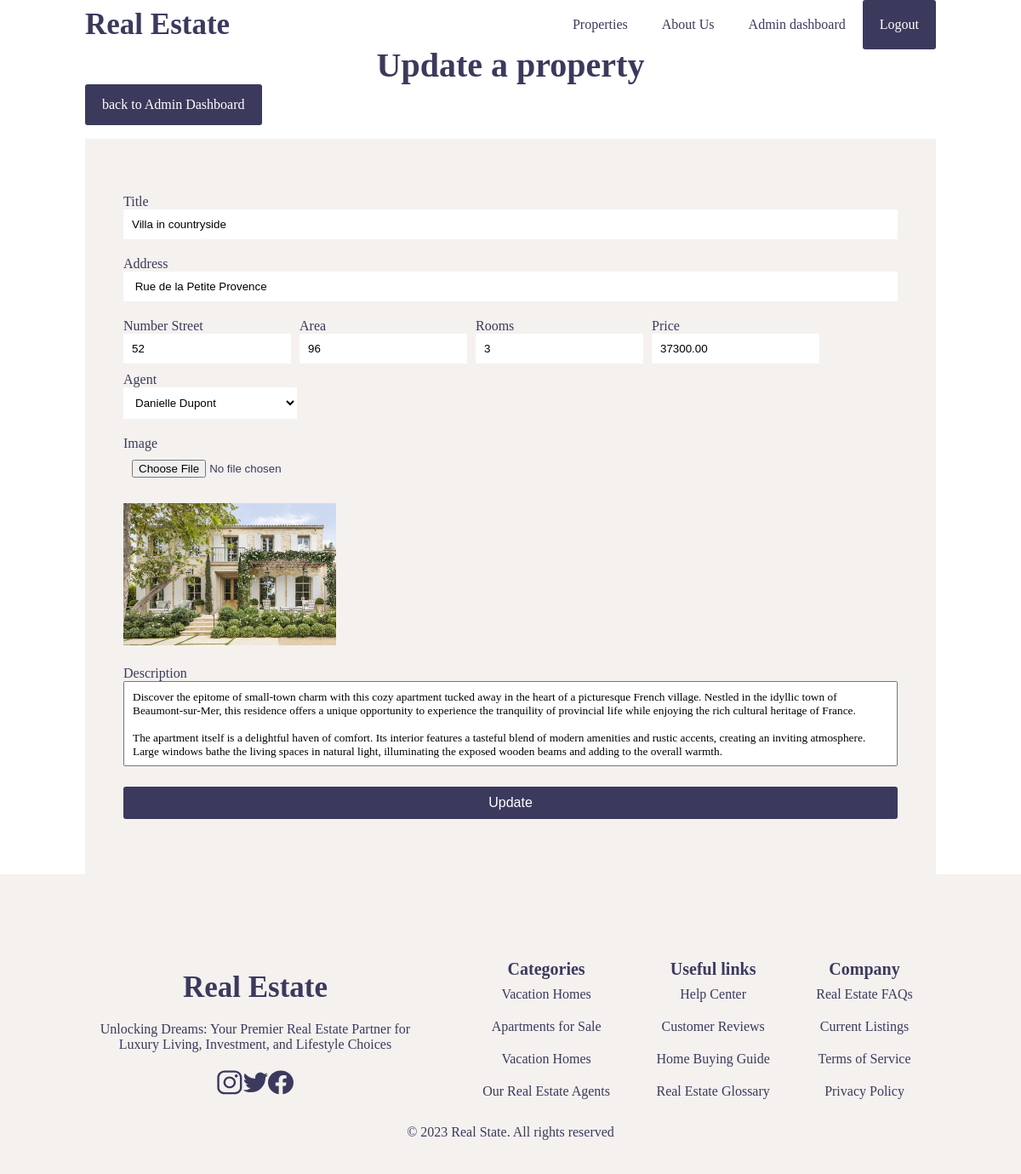
The app's page /properties/update?id=674 (signed in) with its own data.
### tables this page shows
CREATE TABLE `properties` (
  `id` int(11) NOT NULL,
  `title` varchar(60) DEFAULT NULL,
  `address_name` varchar(60) DEFAULT NULL,
  `address_number` int(11) DEFAULT NULL,
  `description` longtext DEFAULT NULL,
  `image` varchar(200) DEFAULT NULL,
  `area` int(11) DEFAULT NULL,
  `rooms` int(11) DEFAULT NULL,
  `date_creation` date DEFAULT NULL,
  `agents_id` int(11) NOT NULL,
  `price` decimal(10,2) DEFAULT NULL
);

CREATE TABLE `agents` (
  `id` int(11) NOT NULL,
  `name_agent` varchar(60) DEFAULT NULL,
  `surname_agent` varchar(60) DEFAULT NULL,
  `phone_number` varchar(60) DEFAULT NULL,
  `image` varchar(200) DEFAULT NULL
);

### controllers/PropertyController.php (called while the page is built, shortened)
<?php
class PropertyController
{
  public static function update(Router $router)
  {
    $id = filter_var($_GET["id"], FILTER_VALIDATE_INT);
    $property = Property::findById($id);
    $agents = Agent::getAll();
    $errors = [];
    $router->render(ROUTE_UPDATE, [
      "agents" => $agents,
      "property" => $property,
      "errors" => $errors
    ]);
  }
}

### public/index.php (called while the page is built, shortened)
<?php
$router = new Router();
$router->get(ROUTE_ADMIN, [PropertyController::class, "adminIndex"]);
$router->get(ROUTE_CREATE, [PropertyController::class, "create"]);
$router->post(ROUTE_CREATE, [PropertyController::class, "create"]);
$router->get(ROUTE_UPDATE, [PropertyController::class, "update"]);
$router->post(ROUTE_UPDATE, [PropertyController::class, "update"]);
$router->post(ROUTE_DELETE, [PropertyController::class, "delete"]);
$router->get(ROUTE_PROPERTIES, [PropertyController::class, "read"]);
$router->get(AGENT_CREATE, [AgentController::class, "create"]);
$router->post(AGENT_CREATE, [AgentController::class, "create"]);
$router->get(AGENT_UPDATE, [AgentController::class, "update"]);
$router->post(AGENT_UPDATE, [AgentController::class, "update"]);
$router->post(AGENT_DELETE, [AgentController::class, "delete"]);
$router->get(ROUTE_HOME, [PagesController::class, "home"]);
$router->get(ROUTE_PROPERTY, [PagesController::class, "property"]);
$router->get(ROUTE_ABOUT_US, [PagesController::class, "aboutUs"]);
$router->get("/login", [LoginController::class, "login"]);
$router->post("/login", [LoginController::class, "login"]);
$router->get(ROUTE_LOGOUT, [LoginController::class, "logout"]);
$router->checkRoutes();
?>

### models/ActiveRecord.php (called while the page is built, shortened)
<?php
class ActiveRecord
{
  protected static $db;
  protected static $table = "";
  public static function setDB($dataBase)
  {
    self::$db = $dataBase;
  }
  public static function getAll()
  {
    $query = "SELECT * FROM " . static::$table;
    $results = self::consultSQL($query);
    return $results;
  }
  public static function findById($id)
  {
    $query = "SELECT * FROM " . static::$table . " WHERE id=$id";
    $result = self::consultSQL($query);
    return array_shift($result);
  }
  public static function consultSQL($query)
  {
    $values = [];
    $results = self::$db->query($query);
    if ($results) {
      while ($row = $results->fetch_assoc()) {
        $values[] = self::createObject($row);
      }
    }
    return $values;
  }
  public static function createObject($entry)
  {
    $entity = new static;
    foreach ($entry as $key => $value) {
      if (property_exists($entity, $key) && $value !== null) {
        $entity->$key = $value;
      }
    }
    return $entity;
  }
}

### views/pages/properties/form-property.php (the view, shortened to what this page needs)
<section class="container">
  <a href="<?php echo ROUTE_ADMIN ?>" class="btn btn-blue m-bottom">back to Admin Dashboard</a>
  <div class="flex-center">
    <form class="form flex column gap-2" method="POST" enctype="multipart/form-data">
      <fieldset class="flex column">
        <label for="property[title]">Title
        </label>
        <input type="text" autocomplete="off" placeholder="House in Paris" name="property[title]" id="property[title]" value="<?php
        echo $property->title
          ?>">
      </fieldset>
      <fieldset class="flex column">
        <label for="property[address_name]">Address
        </label>
        <input type="text" autocomplete="off"  placeholder="Av. des Champs-Élysées" name="property[address_name]"
          id="property[address_name]" value="<?php echo $property->address_name ?>">
      </fieldset>
      <div class="flex gap flex-wrap">
        <fieldset class="flex column">
          <label for="property[address_number]">Number Street
          </label>
          <input type="text" autocomplete="off" placeholder="22" name="property[address_number]" id="property[address_number]"
            value="<?php echo $property->address_number ?>">
        </fieldset>
        <fieldset class="flex column">
          <label for="property[area]">Area
          </label>
          <input type="number" autocomplete="off"  placeholder="85" min="0" name="property[area]" id="property[area]"
            value="<?php echo $property->area ?>">
        </fieldset>
        <fieldset class="flex column">
          <label for="property[rooms]">Rooms
          </label>
          <input type="number" autocomplete="off" placeholder="4" min="0" name="property[rooms]" id="property[rooms]"
            value="<?php echo $property->rooms ?>">
        </fieldset>
           <fieldset class="flex column">
          <label for="property[price]">Price
          </label>
          <input type="number" autocomplete="off" placeholder="120.000" min="0" name="property[price]" id="property[price]"
            value="<?php echo $property->price ?>">
          </fieldset>
        <fieldset class="flex column">
          <label for="property[agent]">Agent</label>
          <select name="property[agent]" id=property[agent]>
            <?php
            foreach ($agents as $agent) {
              ?>
              <option value="<?php echo $agent->id ?>" <?php echo $agent->id === $property->agents_id ? "selected" : "" ?>>
                <?php echo $agent->name_agent . " " . $agent->surname_agent ?>
              </option>
              <?php
            }
            ?>
          </select>
        </fieldset>
      </div>
      <fieldset class="flex column">
        <label for="property[image]">Image
        </label>
        <input type="file" name="property[image]" id="property[image]" accept="image/jpeg">
      </fieldset>
      <?php
      if ($property->image) {
        ?>
        <picture>
          <img src="/images/<?php echo $property->image ?>" alt="<?php echo $property->title ?>">
        </picture>
        <?php
      }
      ?>
      <fieldset class="flex column">
        <label for="property[description]">Description
          <textarea name="property[description]"
            placeholder="Cozy home with lush garden, bright interiors, modern kitchen, comfortable bedrooms, and panoramic views in a peaceful neighborhood."
            id="property[description]"><?php echo $property->description ?></textarea>
        </label>
      </fieldset>
      <input type="submit" class="btn btn-blue" value="<?php echo $property->id ? "Update" : "Create" ?>">
    </form>
  </div>
</section>

### views/pages/properties/update.php (shortened to what this page needs)
<h2>Update a property</h2>
<?php
include "form-property.php";
?>

### Router.php (shortened to what this page needs)
<?php
class Router
{
  public $routesGET = [];
  public function get($currentUrl, $fn)
  {
    $this->routesGET[$currentUrl] = $fn;
  }
  public function checkRoutes()
  {
    $currentUrl = strtok($_SERVER['REQUEST_URI'], '?') ?? '/';
    $method = $_SERVER[REQUEST_METHOD];
    $fn = "";
    if ($method === GET) {
      $fn =  $this->routesGET[$currentUrl] ?? null;
    }
    if ($fn) {
      call_user_func($fn, $this);
    } else {
      echo "PAGE NOT FOUND";
    }
  }
  public function render($view, $args = [])
  {
    include __DIR__ . "/views/pages/$view.php";
    $content = ob_get_clean();
    include __DIR__ . "/views/layout.php";
  }
}

### views/layout.php (shortened to what this page needs)
<?php
$auth = $_SESSION["login"] ?? null;
?>
<!DOCTYPE html>
<html lang="en">
<head>
  <link rel="stylesheet" type="text/css" href="/src/css/styles.css" />
</head>
<body>
  <?php include __DIR__ . "/../includes/templates/header.php" ?>
  <main>
    <?php echo $content ?>
  </main>
  <?php include __DIR__ . "/../includes/templates/footer.php" ?>
</body>
</html>

### includes/templates/header.php (shortened to what this page needs)
<header class="header" id="header">
  <nav class="navbar container">
    <a href="<?php echo ROUTE_HOME ?>">
      <h1 class="logo">
        <?php echo PAGE_TITLE ?>
      </h1>
    </a>
    <div>
      <div class="menu" id="menu">
        <ul class="list">
          <li class="list-item">
            <a href="<?php echo ROUTE_PROPERTIES ?>" class="list-link current">Properties</a>
          </li>
          <li class="list-item">
            <a href="<?php echo ROUTE_ABOUT_US ?>" class="list-link">About Us</a>
          </li>
          <?php
          if ($auth) {
            ?>
            <li class="list-item">
              <a href="<?php echo ROUTE_ADMIN ?>" class="list-link">
                Admin dashboard
              </a>
            </li>
            <li class="list-item">
              <a href="<?php echo ROUTE_LOGOUT ?>" class="list-link btn-sm btn-blue">Logout</a>
            </li>
            <?php
          } ?>
        </ul>
      </div>
    </div>
  </nav>
</header>

### includes/templates/footer.php
<footer class="footer section">
  <div class="footer-container container d-grid">
    <div class="company-data flex">
      <a href="/">
        <h2 class="logo"><?php echo PAGE_TITLE ?></h2>
      </a>
      <p class="company-description">
       Unlocking Dreams: Your Premier Real Estate Partner for Luxury Living, Investment, and Lifestyle Choices
      </p>
      <ul class="list social-media">
        <img src="/images/icons/twitch-icon.svg" alt="twitch icon" class="icon">
        <img src="/images/icons/twitter-icon.svg" alt="twitter icon" class="icon">
        <img src="/images/icons/facebook-icon.svg" alt="facebook icon" class="icon">
      </ul>
    </div>
    <div class="list-footer-categories">
      <div>
        <h6 class="title footer-title">Categories</h6>
        <ul class="list footer-list">
          <li class="list-item">
            <a href="#" class="list-link">Vacation Homes</a>
          </li>
          <li class="list-item">
            <a href="#" class="list-link">Apartments for Sale</a>
          </li>
          <li class="list-item">
            <a href="#" class="list-link">Vacation Homes</a>
          </li>
          <li class="list-item">
            <a href="#" class="list-link">Our Real Estate Agents</a>
          </li>
        </ul>
      </div>
      <div>
        <h6 class="title footer-title">Useful links</h6>
        <ul class="list footer-list">
          <li class="list-item">
            <a href="#" class="list-link">Help Center</a>
          </li>
          <li class="list-item">
            <a href="#" class="list-link">Customer Reviews</a>
          </li>
          <li class="list-item">
            <a href="#" class="list-link">Home Buying Guide</a>
          </li>
          <li class="list-item">
            <a href="#" class="list-link">Real Estate Glossary</a>
          </li>
        </ul>
      </div>
      <div>
        <h6 class="title footer-title">Company</h6>
        <ul class="list footer-list">
          <li class="list-item">
            <a href="#" class="list-link">Real Estate FAQs</a>
          </li>
          <li class="list-item">
            <a href="#" class="list-link">Current Listings</a>
          </li>
          <li class="list-item">
            <a href="#" class="list-link">Terms of Service</a>
          </li>
          <li class="list-item">
            <a href="#" class="list-link">Privacy Policy</a>
          </li>
        </ul>
      </div>
    </div>
  </div>
  <span class="copyright-notice">&copy; 2023 Real State. All rights reserved
  </span>
</footer>

### records on screen
properties: title "Villa in countryside", address_name "Rue de la Petite Provence", address_number "52", area "96", rooms "3", price "37300.00", agents.name_agent "Danielle Dupont", image (picture), description "Discover the epitome of small-town charm with this cozy apartment tucked away in the heart of a picturesque French village. Nestled in the idyllic town of Beaumont-sur-Mer, this residence offers a unique opportunity to experience the tranquility of provincial life while enjoying the rich cultural heritage of France. The apartment itself is a delightful haven of comfort. Its interior features a tasteful blend of modern amenities and rustic accents, creating an inviting atmosphere. Large windows bathe the living spaces in natural light, illuminating the exposed wooden beams and adding to the overall warmth.", id "Update"

### other values on screen
PAGE_TITLE "Real Estate"
